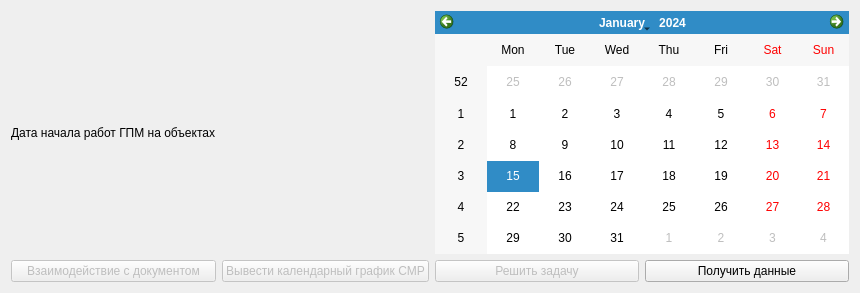
<?xml version="1.0" encoding="UTF-8"?>
<ui version="4.0">
 <class>DialogSolveTask2</class>
 <widget class="QDialog" name="DialogSolveTask2">
  <property name="geometry">
   <rect>
    <x>0</x>
    <y>0</y>
    <width>860</width>
    <height>293</height>
   </rect>
  </property>
  <property name="windowTitle">
   <string>Ввод даты начала работ ГПМ на объектах</string>
  </property>
  <layout class="QGridLayout" name="gridLayout">
   <item row="0" column="2" colspan="2">
    <widget class="QCalendarWidget" name="calendarWidget"/>
   </item>
   <item row="0" column="0">
    <widget class="QLabel" name="label">
     <property name="text">
      <string>Дата начала работ ГПМ на объектах</string>
     </property>
    </widget>
   </item>
   <item row="1" column="0">
    <widget class="QPushButton" name="pushActDoc">
     <property name="enabled">
      <bool>false</bool>
     </property>
     <property name="text">
      <string>Взаимодействие с документом</string>
     </property>
    </widget>
   </item>
   <item row="1" column="2">
    <widget class="QPushButton" name="pushSolveTask">
     <property name="enabled">
      <bool>false</bool>
     </property>
     <property name="text">
      <string>Решить задачу</string>
     </property>
    </widget>
   </item>
   <item row="1" column="3">
    <widget class="QPushButton" name="pushGetData">
     <property name="text">
      <string>Получить данные</string>
     </property>
    </widget>
   </item>
   <item row="1" column="1">
    <widget class="QPushButton" name="pushShowCalSMR">
     <property name="enabled">
      <bool>false</bool>
     </property>
     <property name="text">
      <string>Вывести календарный график СМР</string>
     </property>
    </widget>
   </item>
  </layout>
 </widget>
 <resources/>
 <connections/>
</ui>
